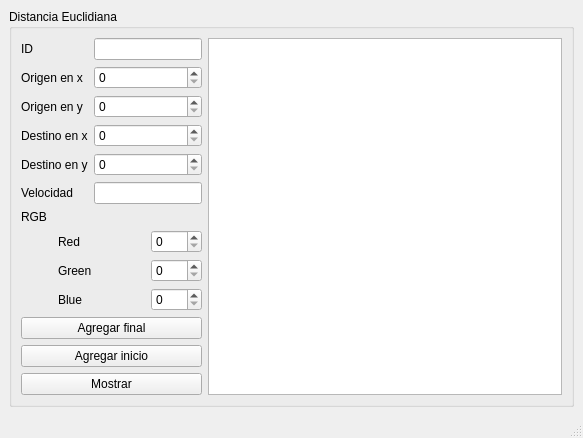
<?xml version="1.0" encoding="UTF-8"?>
<ui version="4.0">
 <class>MainWindow</class>
 <widget class="QMainWindow" name="MainWindow">
  <property name="geometry">
   <rect>
    <x>0</x>
    <y>0</y>
    <width>583</width>
    <height>426</height>
   </rect>
  </property>
  <property name="windowTitle">
   <string>MainWindow</string>
  </property>
  <widget class="QWidget" name="centralwidget">
   <layout class="QGridLayout" name="gridLayout_2">
    <item row="0" column="1">
     <widget class="QGroupBox" name="groupBox">
      <property name="title">
       <string>Distancia Euclidiana</string>
      </property>
      <layout class="QGridLayout" name="gridLayout">
       <item row="0" column="0">
        <widget class="QLabel" name="label">
         <property name="text">
          <string>ID</string>
         </property>
        </widget>
       </item>
       <item row="0" column="2" colspan="2">
        <widget class="QLineEdit" name="identificador_lineEdit"/>
       </item>
       <item row="0" column="4" rowspan="13">
        <widget class="QPlainTextEdit" name="salida"/>
       </item>
       <item row="1" column="0" colspan="2">
        <widget class="QLabel" name="label_2">
         <property name="text">
          <string>Origen en x</string>
         </property>
        </widget>
       </item>
       <item row="1" column="2" colspan="2">
        <widget class="QSpinBox" name="origen_x_spinBox">
         <property name="minimum">
          <number>0</number>
         </property>
         <property name="maximum">
          <number>500</number>
         </property>
        </widget>
       </item>
       <item row="2" column="0" colspan="2">
        <widget class="QLabel" name="label_3">
         <property name="text">
          <string>Origen en y</string>
         </property>
        </widget>
       </item>
       <item row="2" column="2" colspan="2">
        <widget class="QSpinBox" name="origen_y_spinBox">
         <property name="minimum">
          <number>0</number>
         </property>
         <property name="maximum">
          <number>500</number>
         </property>
        </widget>
       </item>
       <item row="3" column="0" colspan="2">
        <widget class="QLabel" name="label_4">
         <property name="text">
          <string>Destino en x</string>
         </property>
        </widget>
       </item>
       <item row="3" column="2" colspan="2">
        <widget class="QSpinBox" name="destino_x_spinBox">
         <property name="maximum">
          <number>500</number>
         </property>
        </widget>
       </item>
       <item row="4" column="0" colspan="2">
        <widget class="QLabel" name="label_5">
         <property name="text">
          <string>Destino en y</string>
         </property>
        </widget>
       </item>
       <item row="4" column="2" colspan="2">
        <widget class="QSpinBox" name="destino_y_spinBox">
         <property name="minimum">
          <number>0</number>
         </property>
         <property name="maximum">
          <number>500</number>
         </property>
        </widget>
       </item>
       <item row="5" column="0" colspan="2">
        <widget class="QLabel" name="label_6">
         <property name="text">
          <string>Velocidad</string>
         </property>
        </widget>
       </item>
       <item row="5" column="2" colspan="2">
        <widget class="QLineEdit" name="velocidad_lineEdit"/>
       </item>
       <item row="6" column="0" colspan="2">
        <widget class="QLabel" name="label_8">
         <property name="text">
          <string>RGB</string>
         </property>
        </widget>
       </item>
       <item row="7" column="1" colspan="2">
        <widget class="QLabel" name="label_7">
         <property name="text">
          <string>Red</string>
         </property>
        </widget>
       </item>
       <item row="7" column="3">
        <widget class="QSpinBox" name="red_spinBox">
         <property name="minimum">
          <number>0</number>
         </property>
         <property name="maximum">
          <number>255</number>
         </property>
        </widget>
       </item>
       <item row="8" column="1" colspan="2">
        <widget class="QLabel" name="label_10">
         <property name="text">
          <string>Green</string>
         </property>
        </widget>
       </item>
       <item row="8" column="3">
        <widget class="QSpinBox" name="green_spinBox">
         <property name="minimum">
          <number>0</number>
         </property>
         <property name="maximum">
          <number>255</number>
         </property>
        </widget>
       </item>
       <item row="9" column="1" colspan="2">
        <widget class="QLabel" name="label_9">
         <property name="text">
          <string>Blue</string>
         </property>
        </widget>
       </item>
       <item row="9" column="3">
        <widget class="QSpinBox" name="blue_spinBox">
         <property name="minimum">
          <number>0</number>
         </property>
         <property name="maximum">
          <number>255</number>
         </property>
        </widget>
       </item>
       <item row="10" column="0" colspan="4">
        <widget class="QPushButton" name="agregar_final_pushButton">
         <property name="text">
          <string>Agregar final</string>
         </property>
        </widget>
       </item>
       <item row="11" column="0" colspan="4">
        <widget class="QPushButton" name="agregar_inicio_pushButton">
         <property name="text">
          <string>Agregar inicio</string>
         </property>
        </widget>
       </item>
       <item row="12" column="0" colspan="4">
        <widget class="QPushButton" name="mostrar_pushButton">
         <property name="text">
          <string>Mostrar</string>
         </property>
        </widget>
       </item>
      </layout>
     </widget>
    </item>
   </layout>
  </widget>
  <widget class="QMenuBar" name="menubar">
   <property name="geometry">
    <rect>
     <x>0</x>
     <y>0</y>
     <width>583</width>
     <height>21</height>
    </rect>
   </property>
  </widget>
  <widget class="QStatusBar" name="statusbar"/>
 </widget>
 <resources/>
 <connections/>
</ui>
